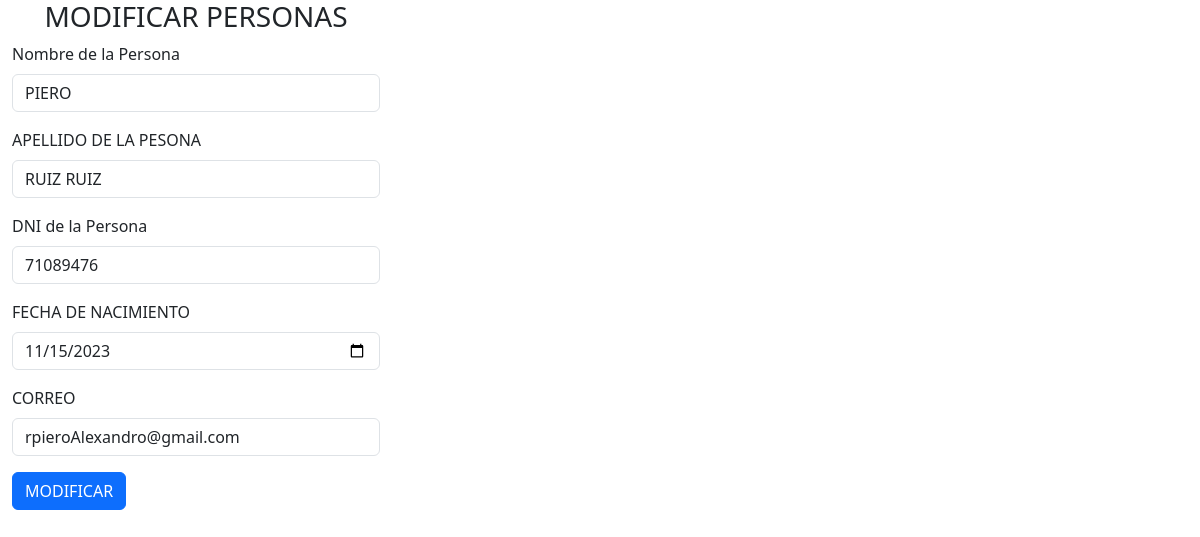
/modificar.php?id=4, run on the app's committed database.
### tables this page shows
CREATE TABLE `persona` (
  `id_persona` int(11) NOT NULL,
  `nombre` varchar(255) NOT NULL,
  `apellido` varchar(255) NOT NULL,
  `dni` varchar(255) NOT NULL,
  `fecha_nac` varchar(255) NOT NULL,
  `correo` varchar(255) NOT NULL
);

### modificar.php (the view, shortened to what this page needs)
<?php
include  "model/conexion.php";
$id=$_GET['id'];
$sql = $conexion ->query("SELECT * from persona WHERE id_persona=$id");
?>
<!DOCTYPE html>
<html lang="en">
<head>
    <link href="https://cdn.jsdelivr.net/npm/bootstrap@5.3.2/dist/css/bootstrap.min.css" rel="stylesheet">
</head>
<body>
 <div class="container-fluid row">
<form class="col-4" method="POST">
<h3 class="text-center text-secundary"> MODIFICAR  PERSONAS</h3>
<?php
    include  "controller/modificar_persona.php";
    while($datos =$sql ->fetch_object()) { ?>
  <div class="mb-3">
    <label for="exampleInputEmail1" class="form-label">Nombre  de  la  Persona</label>
    <input type="text" class="form-control" id="exampleInputEmail1" aria-describedby="emailHelp" name="nombre" value="<?= $datos ->nombre;?>">
  </div>
  <div class="mb-3">
    <label for="exampleInputEmail1" class="form-label">APELLIDO  DE LA  PESONA</label>
    <input type="text" class="form-control" id="exampleInputEmail1" aria-describedby="emailHelp" name="apellido" value="<?= $datos ->apellido;?>">
  </div>
  <div class="mb-3">
    <label for="exampleInputEmail1" class="form-label">DNI de  la  Persona</label>
    <input type="text" class="form-control" id="exampleInputEmail1" aria-describedby="emailHelp" name="dni" value="<?= $datos ->dni;?>">
  </div>
  <div class="mb-3">
    <label for="exampleInputEmail1" class="form-label">FECHA DE  NACIMIENTO</label>
    <input type="date" class="form-control" id="exampleInputEmail1" aria-describedby="emailHelp" name="fecha" value="<?= $datos ->fecha_nac;?>">
  </div>
  <div class="mb-3">
    <label for="exampleInputEmail1" class="form-label">CORREO</label>
    <input type="email" class="form-control" id="exampleInputEmail1" aria-describedby="emailHelp" name="correo" value="<?= $datos ->correo;?>">
  </div>
  <?php
   }
   ?>
  <button type="submit" class="btn btn-primary" name="btnregistrar" value="OK">MODIFICAR</button>
</form>
 </div>
</body>
</html>

### data on the page
persona: nombre "PIERO", apellido "RUIZ RUIZ", dni "71089476", fecha "11/15/2023", correo "rpieroAlexandro@gmail.com"
